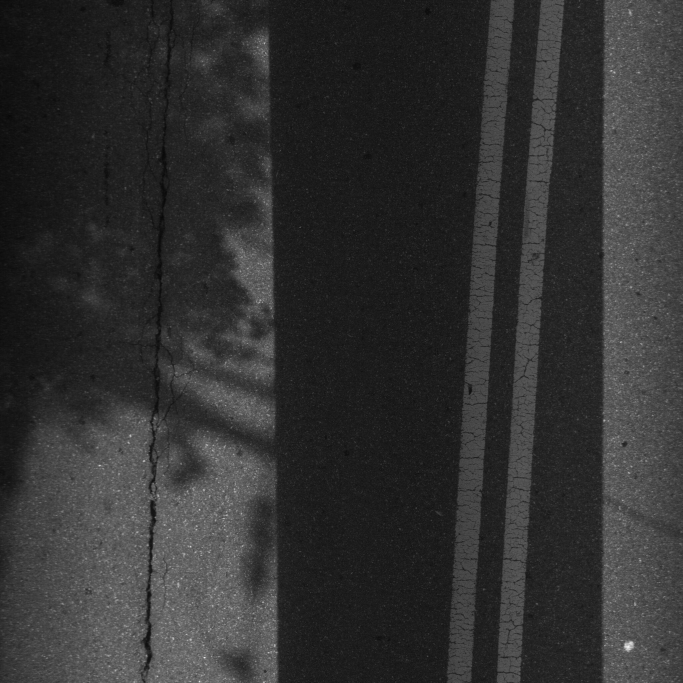
#> input picture inputs/G_A_V_02_0820104808352.jpg, 2048 x 2048 px (shown at 1/3 size); its folder holds 4 pictures in this run
$ python input_resize.py
#> lines starting #> are read from the running program, lines starting #| are printed output that depends on the picture
import os
from PIL import Image

# Define the desired maximum size for the resized images
max_size = (512, 512)

input_dir = "./inputs/"

for filename in os.listdir(input_dir):
  if filename.endswith(('.jpg', '.jpeg', '.png')):  # Adjust for your image types
    filepath = os.path.join(input_dir, filename)

    try:
      img = Image.open(filepath)
#> img is the input picture: PIL image 2048x2048 RGB; min 4, max 255, mean 49.4
      img.thumbnail(max_size)
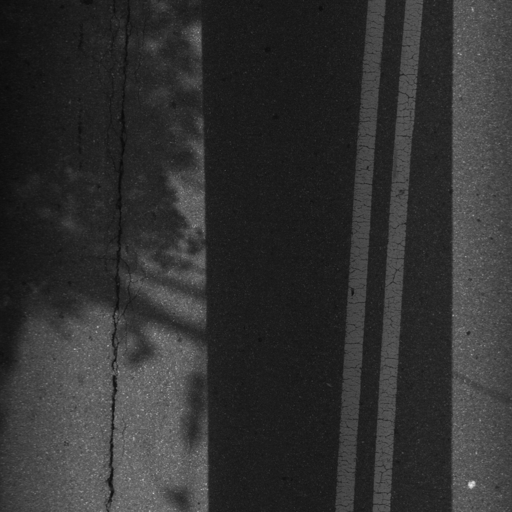
#> img: PIL image 512x512 RGB; min 10, max 231, mean 49.5
      img.save(filepath)
      print(f"Resized and saved: {filename}")
    except IOError as e:
      print(f"Error processing {filename}: {e}")
#> pass 2 of the loop `for filename in os.listdir(input_dir):`:
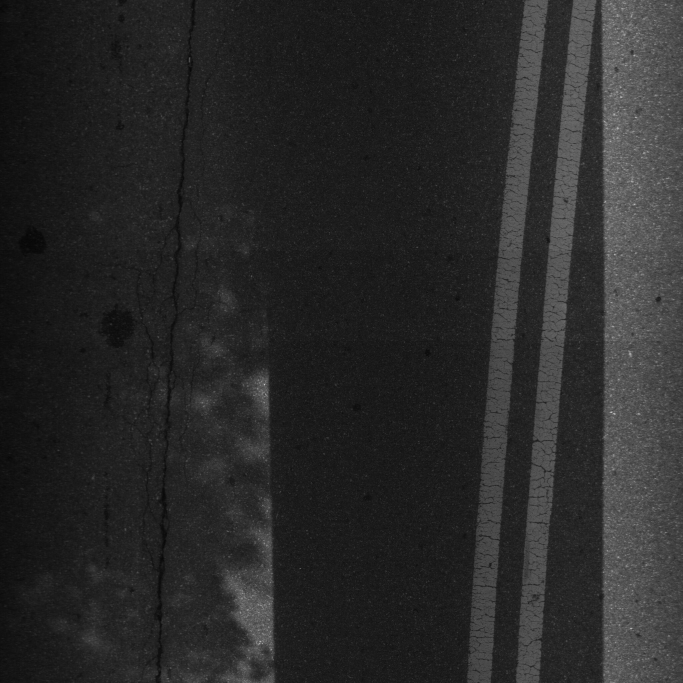
#> input picture inputs/G_A_V_02_0820104808769.jpg, 2048 x 2048 px (shown at 1/3 size)
#> img is the input picture: PIL image 2048x2048 RGB; min 4, max 238, mean 41.4
#> `img.thumbnail(max_size)`:
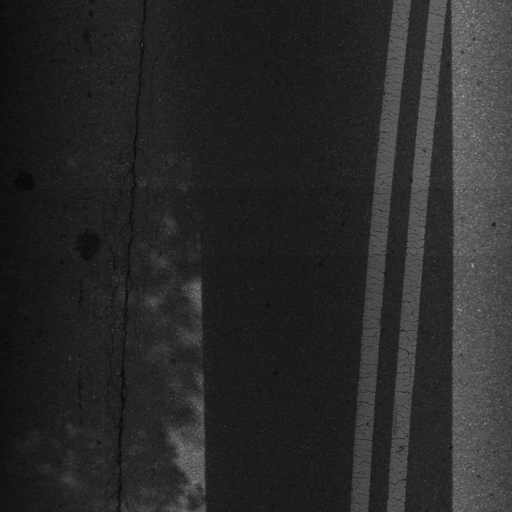
#> img: PIL image 512x512 RGB; min 7, max 168, mean 41.6
#> pass 3 of the loop `for filename in os.listdir(input_dir):`:
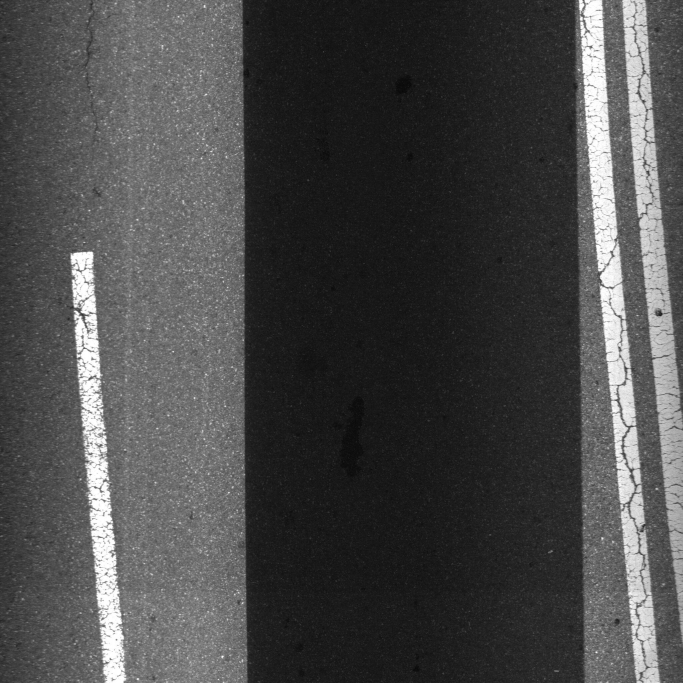
#> input picture inputs/G_A_V_02_0820104811785.jpg, 2048 x 2048 px (shown at 1/3 size)
#> img is the input picture: PIL image 2048x2048 RGB; min 2, max 255, mean 73.3
#> `img.thumbnail(max_size)`:
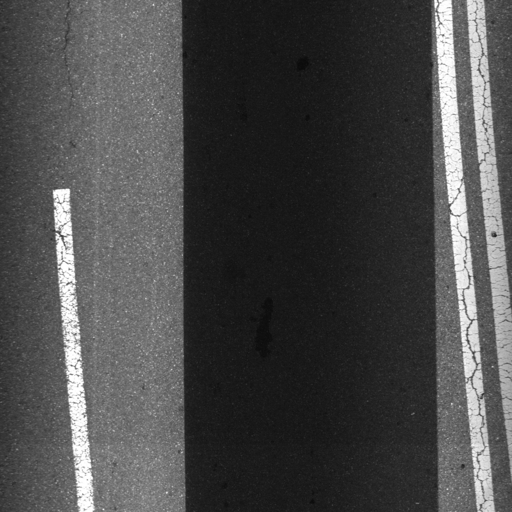
#> img: PIL image 512x512 RGB; min 11, max 255, mean 73.4
#> the loop made 4 passes; the first 3 are shown
